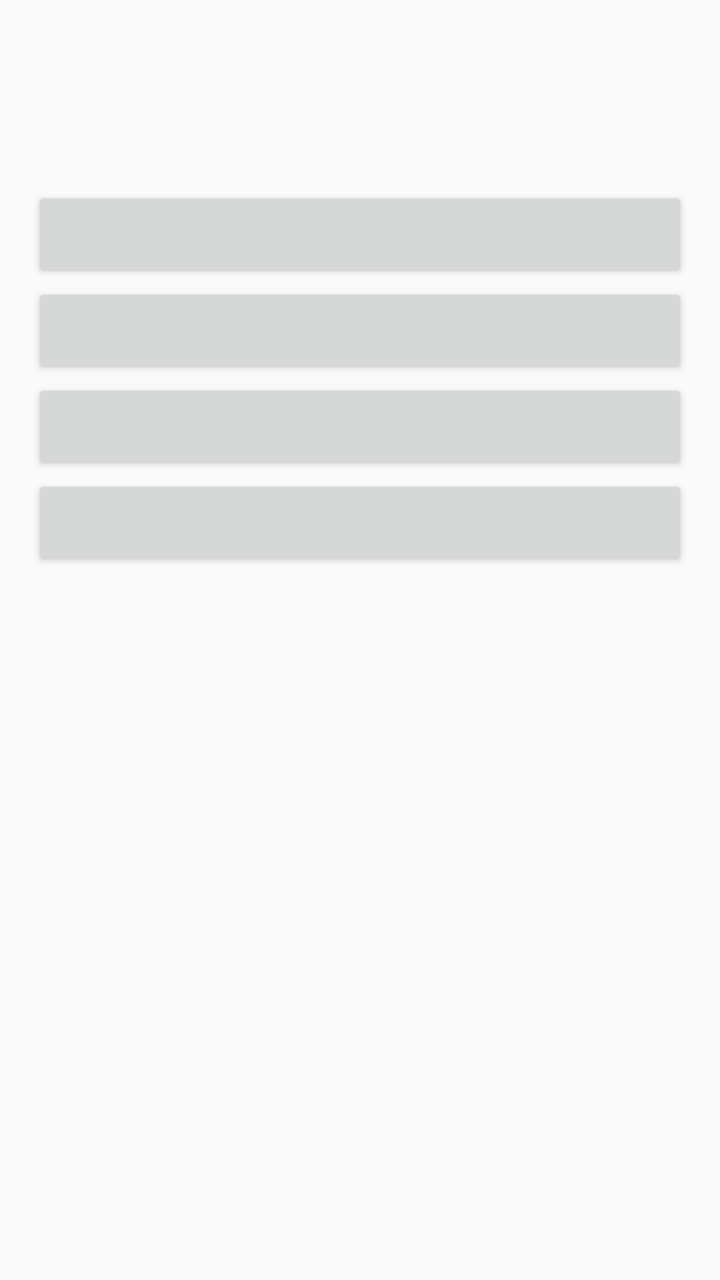
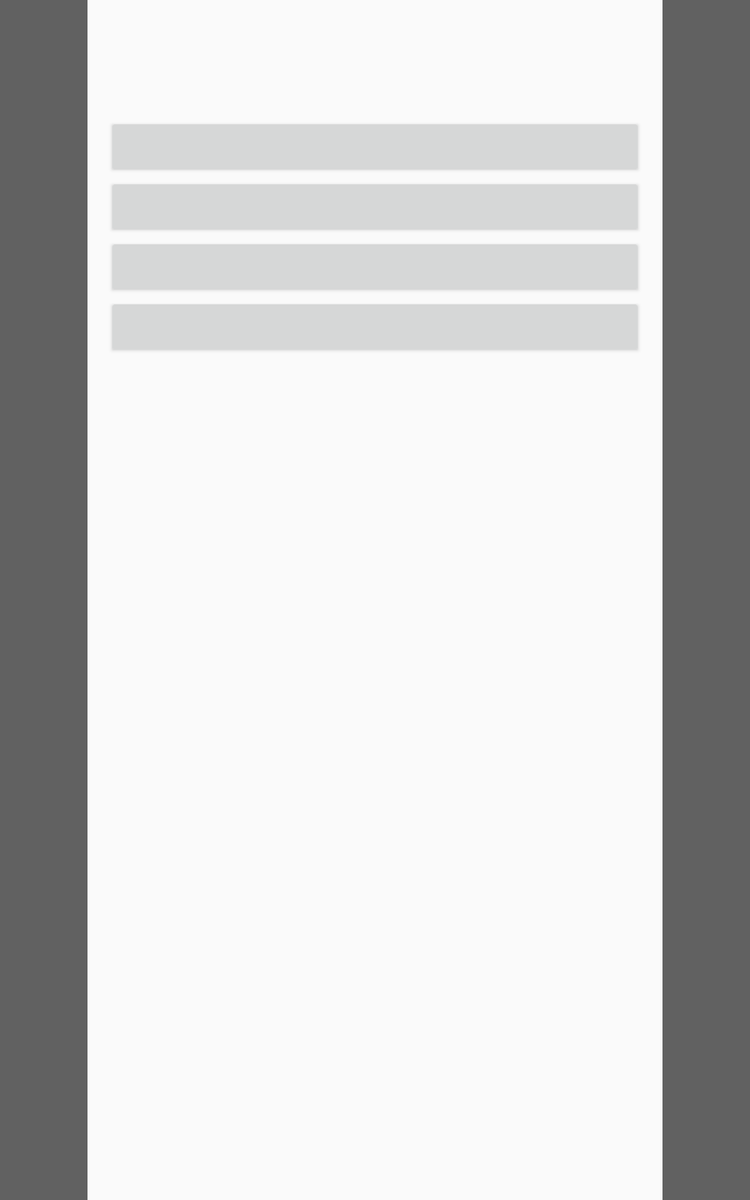

One screen, two layout resources from the same app: the default and the repository's alternative for another configuration. Each is rendered where Android would select it; the XML of both is given below.
<!-- AndroidManifest.xml: application theme AppTheme -->
<!-- res/layout/fragment_exam.xml -->
<LinearLayout xmlns:android="http://schemas.android.com/apk/res/android"
    xmlns:tools="http://schemas.android.com/tools"
    android:layout_width="match_parent"
    android:layout_height="match_parent"
    android:orientation="vertical"
    android:padding="16dp"
    tools:context="com.psincraian.savewords.ExamFragment">

    <TextView android:id="@+id/word_textView"
        style="@style/ExamWordStyle"
        android:layout_width="match_parent"
        android:layout_height="wrap_content"
        android:layout_marginTop="16dp"/>

    <Button
        android:id="@+id/translation1_button"
        android:layout_width="match_parent"
        android:layout_height="wrap_content"
        android:layout_marginTop="16dp"/>

    <Button
        android:id="@+id/translation2_button"
        android:layout_width="match_parent"
        android:layout_height="wrap_content"/>

    <Button
        android:id="@+id/translation3_button"
        android:layout_width="match_parent"
        android:layout_height="wrap_content" />

    <Button
        android:id="@+id/translation4_button"
        android:layout_width="match_parent"
        android:layout_height="wrap_content" />

</LinearLayout>
<!-- resources referenced by this layout -->
<resources>
  <!-- from res/values-v21/ -->
  <style name="ExamWordStyle" parent="TextAppearance.AppCompat.Display1">
  
      </style>
  <!-- from res/values-v21/ -->
  <style name="AppTheme" parent="android:Theme.Material.Light.DarkActionBar">
          
          
          <item name="android:colorPrimary">@color/primary</item>
          
          <item name="android:colorPrimaryDark">@color/primary_dark</item>
          
          <item name="android:colorAccent">@color/accent</item>
      </style>
  <color name="primary">#3F51B5</color>
  <color name="primary_dark">#303F9F</color>
  <color name="accent">#C5CAE9</color>
</resources>
<!-- res/layout-sw600dp/fragment_exam.xml (the repository's variant of the layout above) -->
<!-- drawn on a 7-inch tablet held upright -->
<FrameLayout
    xmlns:android="http://schemas.android.com/apk/res/android"
    xmlns:tools="http://schemas.android.com/tools"
    android:layout_width="match_parent"
    android:layout_height="match_parent"
    android:background="@color/grey_background">

    <LinearLayout
        android:layout_width="match_parent"
        android:layout_height="match_parent"
        android:orientation="vertical"
        android:padding="16dp"
        tools:context="com.psincraian.savewords.ExamFragment"
        android:layout_marginLeft="@dimen/layout_exam_margin"
        android:layout_marginRight="@dimen/layout_exam_margin"
        android:background="?android:colorBackground">

        <TextView android:id="@+id/word_textView"
            style="@style/ExamWordStyle"
            android:layout_width="match_parent"
            android:layout_height="wrap_content"
            android:layout_marginTop="16dp"/>

        <Button
            android:id="@+id/translation1_button"
            android:layout_width="match_parent"
            android:layout_height="wrap_content"
            android:layout_marginTop="16dp"/>

        <Button
            android:id="@+id/translation2_button"
            android:layout_width="match_parent"
            android:layout_height="wrap_content"/>

        <Button
            android:id="@+id/translation3_button"
            android:layout_width="match_parent"
            android:layout_height="wrap_content" />

        <Button
            android:id="@+id/translation4_button"
            android:layout_width="match_parent"
            android:layout_height="wrap_content" />

    </LinearLayout>
</FrameLayout>
<!-- resources referenced by the variant -->
<!-- as a 7-inch tablet held upright resolves them -->
<resources>
  <color name="grey_background">#616161</color>
  <!-- from res/values-sw600dp/ -->
  <dimen name="layout_exam_margin">70dp</dimen>
  <!-- from res/values-v21/ -->
  <style name="ExamWordStyle" parent="TextAppearance.AppCompat.Display1">
  
      </style>
  <!-- from res/values-v21/ -->
  <style name="AppTheme" parent="android:Theme.Material.Light.DarkActionBar">
          
          
          <item name="android:colorPrimary">@color/primary</item>
          
          <item name="android:colorPrimaryDark">@color/primary_dark</item>
          
          <item name="android:colorAccent">@color/accent</item>
      </style>
  <color name="primary">#3F51B5</color>
  <color name="primary_dark">#303F9F</color>
  <color name="accent">#C5CAE9</color>
</resources>
